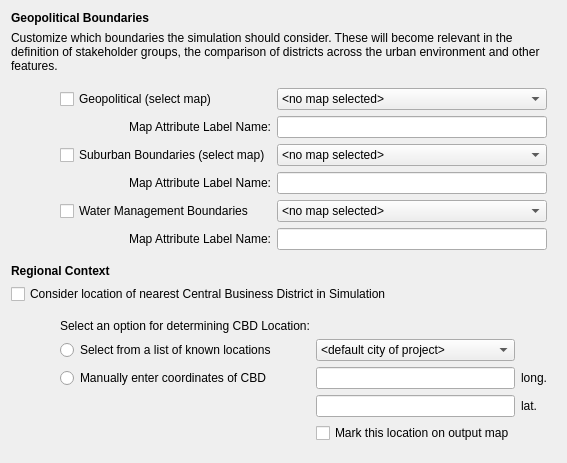
            <widget class="QWidget" name="geography_contents">
             <property name="geometry">
              <rect>
               <x>0</x>
               <y>0</y>
               <width>537</width>
               <height>463</height>
              </rect>
             </property>
             <layout class="QVBoxLayout" name="verticalLayout_7">
              <item>
               <widget class="QLabel" name="geography_title">
                <property name="text">
                 <string>&lt;html&gt;&lt;head/&gt;&lt;body&gt;&lt;p&gt;&lt;span style=&quot; font-weight:600;&quot;&gt;Geopolitical Boundaries&lt;/span&gt;&lt;/p&gt;&lt;/body&gt;&lt;/html&gt;</string>
                </property>
               </widget>
              </item>
              <item>
               <widget class="QLabel" name="geography_lbl1">
                <property name="whatsThis">
                 <string>&lt;!DOCTYPE HTML PUBLIC &quot;-//W3C//DTD HTML 4.0//EN&quot; &quot;http://www.w3.org/TR/REC-html40/strict.dtd&quot;&gt;
&lt;html&gt;&lt;head&gt;&lt;meta name=&quot;qrichtext&quot; content=&quot;1&quot; /&gt;&lt;style type=&quot;text/css&quot;&gt;
p, li { white-space: pre-wrap; }
&lt;/style&gt;&lt;/head&gt;&lt;body style=&quot; font-family:'MS Shell Dlg 2'; font-size:8.25pt; font-weight:400; font-style:normal;&quot;&gt;
&lt;p style=&quot;-qt-paragraph-type:empty; margin-top:0px; margin-bottom:0px; margin-left:0px; margin-right:0px; -qt-block-indent:0; text-indent:0px; font-size:8pt;&quot;&gt;&lt;/p&gt;&lt;/body&gt;&lt;/html&gt;</string>
                </property>
                <property name="text">
                 <string>Customize which boundaries the simulation should consider. These will become relevant in the definition of stakeholder groups, the comparison of districts across the urban environment and other features.</string>
                </property>
                <property name="wordWrap">
                 <bool>true</bool>
                </property>
               </widget>
              </item>
              <item>
               <widget class="QWidget" name="boundary_widget" native="true">
                <layout class="QGridLayout" name="gridLayout_5">
                 <item row="1" column="2">
                  <widget class="QComboBox" name="geopolitical_combo">
                   <item>
                    <property name="text">
                     <string>&lt;no map selected&gt;</string>
                    </property>
                   </item>
                  </widget>
                 </item>
                 <item row="3" column="2">
                  <widget class="QLineEdit" name="geopolitical_line">
                   <property name="toolTip">
                    <string>Units of decimal degrees</string>
                   </property>
                  </widget>
                 </item>
                 <item row="1" column="0">
                  <spacer name="horizontalSpacer_13">
                   <property name="orientation">
                    <enum>Qt::Horizontal</enum>
                   </property>
                   <property name="sizeType">
                    <enum>QSizePolicy::Fixed</enum>
                   </property>
                   <property name="sizeHint" stdset="0">
                    <size>
                     <width>40</width>
                     <height>20</height>
                    </size>
                   </property>
                  </spacer>
                 </item>
                 <item row="7" column="2">
                  <widget class="QLineEdit" name="suburb_line">
                   <property name="toolTip">
                    <string>Units of decimal degrees.</string>
                   </property>
                  </widget>
                 </item>
                 <item row="7" column="1">
                  <widget class="QLabel" name="suburb_lbl">
                   <property name="text">
                    <string>&lt;html&gt;&lt;head/&gt;&lt;body&gt;&lt;p align=&quot;right&quot;&gt;Map Attribute Label Name:&lt;/p&gt;&lt;/body&gt;&lt;/html&gt;</string>
                   </property>
                  </widget>
                 </item>
                 <item row="3" column="1">
                  <widget class="QLabel" name="geopolitical_lbl">
                   <property name="text">
                    <string>&lt;html&gt;&lt;head/&gt;&lt;body&gt;&lt;p align=&quot;right&quot;&gt;Map Attribute Label Name:&lt;/p&gt;&lt;/body&gt;&lt;/html&gt;</string>
                   </property>
                  </widget>
                 </item>
                 <item row="1" column="1">
                  <widget class="QCheckBox" name="geopolitical_check">
                   <property name="toolTip">
                    <string>Checking this box will produce a CBD point on the &quot;block centres&quot; output map.</string>
                   </property>
                   <property name="whatsThis">
                    <string>Check if you want to avoid localised ponds forming in the region. If this is of particular interest because the DEM's accuracy has been assured and the purpose of the simulation is to assess these problem spots, then leave this box unchecked.

Correction proceeds as follows:
- If cell cannot transfer water downhill, but there is an adjacent cell with identical elevation within tolerance limit, it will transfer the water into this.
- If tolerance limit is not met, cell's water is routed directly to catchment outlet.</string>
                   </property>
                   <property name="text">
                    <string>Geopolitical (select map)</string>
                   </property>
                  </widget>
                 </item>
                 <item row="4" column="2">
                  <widget class="QComboBox" name="suburb_combo">
                   <item>
                    <property name="text">
                     <string>&lt;no map selected&gt;</string>
                    </property>
                   </item>
                  </widget>
                 </item>
                 <item row="4" column="1">
                  <widget class="QCheckBox" name="suburb_check">
                   <property name="toolTip">
                    <string>Checking this box will produce a CBD point on the &quot;block centres&quot; output map.</string>
                   </property>
                   <property name="whatsThis">
                    <string>Check if you want to avoid localised ponds forming in the region. If this is of particular interest because the DEM's accuracy has been assured and the purpose of the simulation is to assess these problem spots, then leave this box unchecked.

Correction proceeds as follows:
- If cell cannot transfer water downhill, but there is an adjacent cell with identical elevation within tolerance limit, it will transfer the water into this.
- If tolerance limit is not met, cell's water is routed directly to catchment outlet.</string>
                   </property>
                   <property name="text">
                    <string>Suburban Boundaries (select map)</string>
                   </property>
                  </widget>
                 </item>
                 <item row="8" column="1">
                  <widget class="QCheckBox" name="watermgmt_check">
                   <property name="toolTip">
                    <string>Checking this box will produce a CBD point on the &quot;block centres&quot; output map.</string>
                   </property>
                   <property name="whatsThis">
                    <string>Check if you want to avoid localised ponds forming in the region. If this is of particular interest because the DEM's accuracy has been assured and the purpose of the simulation is to assess these problem spots, then leave this box unchecked.

Correction proceeds as follows:
- If cell cannot transfer water downhill, but there is an adjacent cell with identical elevation within tolerance limit, it will transfer the water into this.
- If tolerance limit is not met, cell's water is routed directly to catchment outlet.</string>
                   </property>
                   <property name="text">
                    <string>Water Management Boundaries</string>
                   </property>
                  </widget>
                 </item>
                 <item row="8" column="2">
                  <widget class="QComboBox" name="watermgmt_combo">
                   <item>
                    <property name="text">
                     <string>&lt;no map selected&gt;</string>
                    </property>
                   </item>
                  </widget>
                 </item>
                 <item row="9" column="2">
                  <widget class="QLineEdit" name="watermgmt_line">
                   <property name="toolTip">
                    <string>Units of decimal degrees.</string>
                   </property>
                  </widget>
                 </item>
                 <item row="9" column="1">
                  <widget class="QLabel" name="watermgmt_lbl">
                   <property name="text">
                    <string>&lt;html&gt;&lt;head/&gt;&lt;body&gt;&lt;p align=&quot;right&quot;&gt;Map Attribute Label Name:&lt;/p&gt;&lt;/body&gt;&lt;/html&gt;</string>
                   </property>
                  </widget>
                 </item>
                </layout>
               </widget>
              </item>
              <item>
               <widget class="QLabel" name="geography_lbl2">
                <property name="text">
                 <string>&lt;html&gt;&lt;head/&gt;&lt;body&gt;&lt;p&gt;&lt;span style=&quot; font-weight:600;&quot;&gt;Regional Context&lt;/span&gt;&lt;/p&gt;&lt;/body&gt;&lt;/html&gt;</string>
                </property>
               </widget>
              </item>
              <item>
               <widget class="QCheckBox" name="considergeo_check">
                <property name="toolTip">
                 <string>Checking this box will have the model to calculate distance from CBD (based on a selected city using its central point of reference).</string>
                </property>
                <property name="whatsThis">
                 <string/>
                </property>
                <property name="text">
                 <string>Consider location of nearest Central Business District in Simulation</string>
                </property>
               </widget>
              </item>
              <item>
               <widget class="QWidget" name="region_widget" native="true">
                <layout class="QGridLayout" name="gridLayout_2">
                 <item row="2" column="2">
                  <widget class="QComboBox" name="city_combo">
                   <item>
                    <property name="text">
                     <string>&lt;default city of project&gt;</string>
                    </property>
                   </item>
                  </widget>
                 </item>
                 <item row="7" column="2">
                  <widget class="QLineEdit" name="cbdlat_box">
                   <property name="toolTip">
                    <string>Units of decimal degrees.</string>
                   </property>
                  </widget>
                 </item>
                 <item row="8" column="2">
                  <widget class="QCheckBox" name="cbdmark_check">
                   <property name="toolTip">
                    <string>Checking this box will produce a CBD point on the &quot;block centres&quot; output map.</string>
                   </property>
                   <property name="whatsThis">
                    <string>Check if you want to avoid localised ponds forming in the region. If this is of particular interest because the DEM's accuracy has been assured and the purpose of the simulation is to assess these problem spots, then leave this box unchecked.

Correction proceeds as follows:
- If cell cannot transfer water downhill, but there is an adjacent cell with identical elevation within tolerance limit, it will transfer the water into this.
- If tolerance limit is not met, cell's water is routed directly to catchment outlet.</string>
                   </property>
                   <property name="text">
                    <string>Mark this location on output map</string>
                   </property>
                  </widget>
                 </item>
                 <item row="4" column="2">
                  <widget class="QLineEdit" name="cbdlong_box">
                   <property name="toolTip">
                    <string>Units of decimal degrees</string>
                   </property>
                  </widget>
                 </item>
                 <item row="1" column="1">
                  <widget class="QLabel" name="cbdoption_lbl">
                   <property name="whatsThis">
                    <string>&lt;!DOCTYPE HTML PUBLIC &quot;-//W3C//DTD HTML 4.0//EN&quot; &quot;http://www.w3.org/TR/REC-html40/strict.dtd&quot;&gt;
&lt;html&gt;&lt;head&gt;&lt;meta name=&quot;qrichtext&quot; content=&quot;1&quot; /&gt;&lt;style type=&quot;text/css&quot;&gt;
p, li { white-space: pre-wrap; }
&lt;/style&gt;&lt;/head&gt;&lt;body style=&quot; font-family:'MS Shell Dlg 2'; font-size:8.25pt; font-weight:400; font-style:normal;&quot;&gt;
&lt;p style=&quot;-qt-paragraph-type:empty; margin-top:0px; margin-bottom:0px; margin-left:0px; margin-right:0px; -qt-block-indent:0; text-indent:0px; font-size:8pt;&quot;&gt;&lt;/p&gt;&lt;/body&gt;&lt;/html&gt;</string>
                   </property>
                   <property name="text">
                    <string>Select an option for determining CBD Location:</string>
                   </property>
                  </widget>
                 </item>
                 <item row="2" column="0">
                  <spacer name="horizontalSpacer_5">
                   <property name="orientation">
                    <enum>Qt::Horizontal</enum>
                   </property>
                   <property name="sizeType">
                    <enum>QSizePolicy::Fixed</enum>
                   </property>
                   <property name="sizeHint" stdset="0">
                    <size>
                     <width>40</width>
                     <height>20</height>
                    </size>
                   </property>
                  </spacer>
                 </item>
                 <item row="2" column="1">
                  <widget class="QRadioButton" name="cbdknown_radio">
                   <property name="toolTip">
                    <string>Choose the nearest city if your case study is within its metropolitan region.</string>
                   </property>
                   <property name="text">
                    <string>Select from a list of known locations</string>
                   </property>
                  </widget>
                 </item>
                 <item row="4" column="1">
                  <widget class="QRadioButton" name="cbdmanual_radio">
                   <property name="toolTip">
                    <string>Enter the coordinates of your city's CBD manually. Use decimal degrees.</string>
                   </property>
                   <property name="text">
                    <string>Manually enter coordinates of CBD</string>
                   </property>
                  </widget>
                 </item>
                 <item row="7" column="3">
                  <widget class="QLabel" name="lat_lbl">
                   <property name="text">
                    <string>lat.</string>
                   </property>
                  </widget>
                 </item>
                 <item row="4" column="3">
                  <widget class="QLabel" name="long_lbl">
                   <property name="text">
                    <string>long.</string>
                   </property>
                  </widget>
                 </item>
                </layout>
               </widget>
              </item>
              <item>
               <spacer name="verticalSpacer_3">
                <property name="orientation">
                 <enum>Qt::Vertical</enum>
                </property>
                <property name="sizeHint" stdset="0">
                 <size>
                  <width>20</width>
                  <height>40</height>
                 </size>
                </property>
               </spacer>
              </item>
             </layout>
            </widget>
